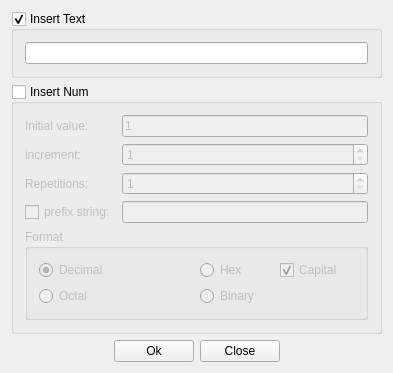
<?xml version="1.0" encoding="UTF-8"?>
<ui version="4.0">
 <class>ColumnEdit</class>
 <widget class="QWidget" name="ColumnEdit">
  <property name="geometry">
   <rect>
    <x>0</x>
    <y>0</y>
    <width>393</width>
    <height>325</height>
   </rect>
  </property>
  <property name="windowTitle">
   <string>ColumnEdit</string>
  </property>
  <property name="windowIcon">
   <iconset resource="RealCompare.qrc">
    <normaloff>:/Resources/edit/global/ndd.ico</normaloff>:/Resources/edit/global/ndd.ico</iconset>
  </property>
  <layout class="QVBoxLayout" name="verticalLayout_2">
   <item>
    <widget class="QGroupBox" name="textGroupBox">
     <property name="title">
      <string>Insert Text</string>
     </property>
     <property name="checkable">
      <bool>true</bool>
     </property>
     <layout class="QVBoxLayout" name="verticalLayout_4">
      <item>
       <widget class="QLineEdit" name="inputText">
        <property name="maxLength">
         <number>1024</number>
        </property>
       </widget>
      </item>
     </layout>
    </widget>
   </item>
   <item>
    <widget class="QGroupBox" name="numGroupBox">
     <property name="title">
      <string>Insert Num</string>
     </property>
     <property name="checkable">
      <bool>true</bool>
     </property>
     <property name="checked">
      <bool>false</bool>
     </property>
     <layout class="QVBoxLayout" name="verticalLayout">
      <item>
       <layout class="QGridLayout" name="gridLayout_2">
        <item row="0" column="0">
         <widget class="QLabel" name="label">
          <property name="text">
           <string>Initial value:</string>
          </property>
         </widget>
        </item>
        <item row="0" column="1">
         <widget class="QLineEdit" name="initNum">
          <property name="text">
           <string>1</string>
          </property>
          <property name="maxLength">
           <number>11</number>
          </property>
          <property name="placeholderText">
           <string>1</string>
          </property>
         </widget>
        </item>
        <item row="1" column="0">
         <widget class="QLabel" name="label_2">
          <property name="text">
           <string>increment:</string>
          </property>
         </widget>
        </item>
        <item row="1" column="1">
         <widget class="QSpinBox" name="incNum">
          <property name="minimumSize">
           <size>
            <width>50</width>
            <height>0</height>
           </size>
          </property>
          <property name="minimum">
           <number>1</number>
          </property>
         </widget>
        </item>
        <item row="2" column="0">
         <widget class="QLabel" name="label_3">
          <property name="text">
           <string>Repetitions:</string>
          </property>
         </widget>
        </item>
        <item row="2" column="1">
         <widget class="QSpinBox" name="repeNum">
          <property name="minimumSize">
           <size>
            <width>50</width>
            <height>0</height>
           </size>
          </property>
          <property name="minimum">
           <number>1</number>
          </property>
         </widget>
        </item>
        <item row="3" column="0">
         <widget class="QCheckBox" name="addPrefix">
          <property name="text">
           <string>prefix string:</string>
          </property>
         </widget>
        </item>
        <item row="3" column="1">
         <widget class="QLineEdit" name="prefix">
          <property name="enabled">
           <bool>false</bool>
          </property>
         </widget>
        </item>
       </layout>
      </item>
      <item>
       <widget class="QGroupBox" name="groupBox_3">
        <property name="title">
         <string>Format</string>
        </property>
        <layout class="QGridLayout" name="gridLayout">
         <item row="0" column="0">
          <widget class="QRadioButton" name="is10">
           <property name="text">
            <string>Decimal </string>
           </property>
           <property name="checked">
            <bool>true</bool>
           </property>
          </widget>
         </item>
         <item row="0" column="1">
          <layout class="QHBoxLayout" name="horizontalLayout">
           <item>
            <widget class="QRadioButton" name="is16">
             <property name="text">
              <string>Hex</string>
             </property>
            </widget>
           </item>
           <item>
            <widget class="QCheckBox" name="capital">
             <property name="enabled">
              <bool>false</bool>
             </property>
             <property name="text">
              <string>Capital</string>
             </property>
             <property name="checked">
              <bool>true</bool>
             </property>
            </widget>
           </item>
          </layout>
         </item>
         <item row="1" column="0">
          <widget class="QRadioButton" name="is8">
           <property name="text">
            <string>Octal </string>
           </property>
          </widget>
         </item>
         <item row="1" column="1">
          <widget class="QRadioButton" name="is2">
           <property name="text">
            <string>Binary</string>
           </property>
          </widget>
         </item>
        </layout>
       </widget>
      </item>
     </layout>
    </widget>
   </item>
   <item>
    <spacer name="verticalSpacer">
     <property name="orientation">
      <enum>Qt::Vertical</enum>
     </property>
     <property name="sizeHint" stdset="0">
      <size>
       <width>20</width>
       <height>40</height>
      </size>
     </property>
    </spacer>
   </item>
   <item>
    <layout class="QHBoxLayout" name="horizontalLayout_5">
     <item>
      <spacer name="horizontalSpacer_6">
       <property name="orientation">
        <enum>Qt::Horizontal</enum>
       </property>
       <property name="sizeHint" stdset="0">
        <size>
         <width>40</width>
         <height>20</height>
        </size>
       </property>
      </spacer>
     </item>
     <item>
      <widget class="QPushButton" name="ok">
       <property name="text">
        <string>Ok</string>
       </property>
      </widget>
     </item>
     <item>
      <widget class="QPushButton" name="close">
       <property name="text">
        <string>Close</string>
       </property>
      </widget>
     </item>
     <item>
      <spacer name="horizontalSpacer_7">
       <property name="orientation">
        <enum>Qt::Horizontal</enum>
       </property>
       <property name="sizeHint" stdset="0">
        <size>
         <width>40</width>
         <height>20</height>
        </size>
       </property>
      </spacer>
     </item>
    </layout>
   </item>
  </layout>
 </widget>
 <layoutdefault spacing="6" margin="11"/>
 <resources>
  <include location="RealCompare.qrc"/>
 </resources>
 <connections>
  <connection>
   <sender>inputText</sender>
   <signal>returnPressed()</signal>
   <receiver>ColumnEdit</receiver>
   <slot>slot_ok()</slot>
   <hints>
    <hint type="sourcelabel">
     <x>143</x>
     <y>53</y>
    </hint>
    <hint type="destinationlabel">
     <x>253</x>
     <y>-4</y>
    </hint>
   </hints>
  </connection>
  <connection>
   <sender>ok</sender>
   <signal>clicked()</signal>
   <receiver>ColumnEdit</receiver>
   <slot>slot_ok()</slot>
   <hints>
    <hint type="sourcelabel">
     <x>290</x>
     <y>25</y>
    </hint>
    <hint type="destinationlabel">
     <x>219</x>
     <y>0</y>
    </hint>
   </hints>
  </connection>
  <connection>
   <sender>textGroupBox</sender>
   <signal>clicked(bool)</signal>
   <receiver>ColumnEdit</receiver>
   <slot>slot_insertTextEnable(bool)</slot>
   <hints>
    <hint type="sourcelabel">
     <x>17</x>
     <y>16</y>
    </hint>
    <hint type="destinationlabel">
     <x>325</x>
     <y>-6</y>
    </hint>
   </hints>
  </connection>
  <connection>
   <sender>numGroupBox</sender>
   <signal>clicked(bool)</signal>
   <receiver>ColumnEdit</receiver>
   <slot>slot_insertNumEnable(bool)</slot>
   <hints>
    <hint type="sourcelabel">
     <x>33</x>
     <y>86</y>
    </hint>
    <hint type="destinationlabel">
     <x>308</x>
     <y>80</y>
    </hint>
   </hints>
  </connection>
  <connection>
   <sender>close</sender>
   <signal>clicked()</signal>
   <receiver>ColumnEdit</receiver>
   <slot>close()</slot>
   <hints>
    <hint type="sourcelabel">
     <x>319</x>
     <y>63</y>
    </hint>
    <hint type="destinationlabel">
     <x>339</x>
     <y>45</y>
    </hint>
   </hints>
  </connection>
 </connections>
 <slots>
  <slot>slot_ok()</slot>
  <slot>slot_insertTextEnable(bool)</slot>
  <slot>slot_insertNumEnable(bool)</slot>
 </slots>
</ui>
